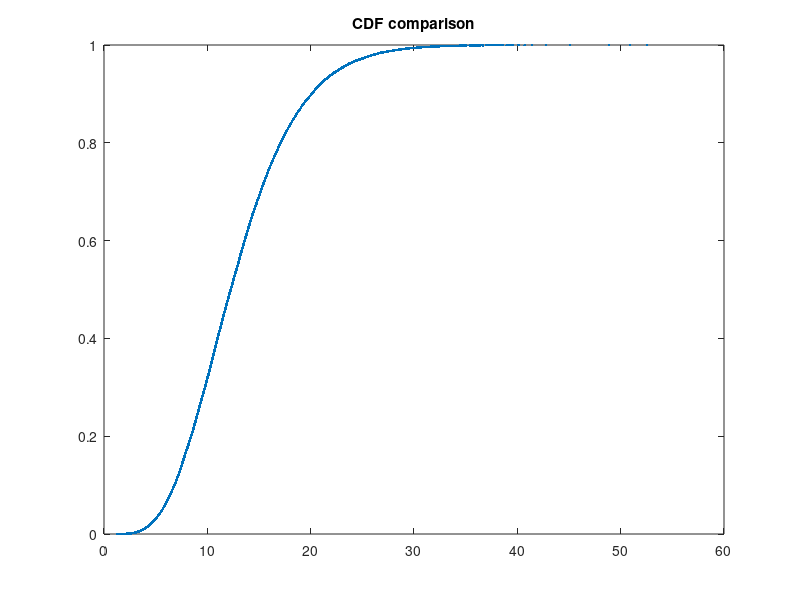

Reproduce this figure in MATLAB. (Note: this script raises an error after producing the figure.)
clear all;
close all;
clc;
format long;

fID = fopen("TraceA-III.txt", 'r');
Tr = fscanf(fID, "%f\n",[1 Inf]);
Tr = Tr';

Dim = size(Tr, 1);
FirstMoment = mean(Tr)
SecondMoment = sum(Tr.^2)/Dim
ThirdMoment = sum(Tr.^3)/Dim
cv = std(Tr)/FirstMoment;
X_axes = (0:(floor(max(Tr))+1)*10)/10;
plot(sort(Tr), (1:Dim)/Dim, ".", 'DisplayName', 'Empirical');
title("CDF comparison");
hold on;


% Uniform
a = FirstMoment - sqrt(12*(SecondMoment - FirstMoment^2))/2;
b = FirstMoment + sqrt(12*(SecondMoment - FirstMoment^2))/2;
plot(X_axes, Unif_cdf(X_axes, [a,b]), "Red", 'DisplayName', 'Uniform');

% Exponential
lambdaExp = 1/FirstMoment;
plot(X_axes, Exp_cdf(X_axes, lambdaExp), "Green", 'DisplayName', 'Exponential');

% Erlang, deve avere cv <= 1
% cv = 1/(k^(1/2))
k = round((FirstMoment^2)/(SecondMoment-FirstMoment^2));
lambdaErl = k/FirstMoment;
plot(X_axes, Erlang_cdf(X_axes, [lambdaErl,k]), "Black", 'DisplayName', 'Erlang');
%plot(X_axes, cdf("Gamma", X_axes, k, 1/lambdaErl), "Yellow");

global M1
global M2
M1 = FirstMoment;
M2 = SecondMoment;

% Weibull
ParametersWeibull = fsolve(@(params)Weibull_momentsEquation(params), [1, 1]);
%plot(X_axes, cdf("Weibull", X_axes, ParametersWeibull(1), ParametersWeibull(2)), "Yellow");
plot(X_axes, Weibull_cdf(X_axes, [ParametersWeibull(1), ParametersWeibull(2)]), "Cyan", 'DisplayName', 'Weibull');

% Pareto
ParametersPareto = fsolve(@(params)Pareto_momentsEquation(params), [10, 10]);
plot(X_axes, Pareto_cdf(X_axes, [ParametersPareto(1), ParametersPareto(2)]), "Magenta", 'DisplayName', 'Pareto');

% Hyper exponential, deve avere cv >= 1
ParametersHyperExp = mle(Tr, "pdf", @(x, lambda1, lambda2, prob)HyperExp_pdf(x, [lambda1, lambda2, prob]), "Start", [0.8/FirstMoment, 1.2/FirstMoment, 0.4]);
%plot(X_axes, HyperExp_cdf(X_axes, ParametersHyperExp), "Yellow", 'DisplayName', 'HyperExp');

% Hypo exponential, deve avere cv < 1
% cv = ((lambda1^2 + lambda2^2)^(1/2)) / (lambda1+lambda2)
ParametersHypoExp = mle(Tr, "pdf", @(x, lambda1, lambda2)HypoExp_pdf(x, [lambda1, lambda2]), "Start", [1/(0.3*FirstMoment), 1/(0.7*FirstMoment)]);
plot(X_axes, HypoExp_cdf(X_axes, ParametersHypoExp), 'DisplayName', 'HypoExp');

legend;


figure;
plot(sort(Tr), (1:Dim)/Dim, ".", 'DisplayName', 'Empirical', 'Color', [0 1 0]);
title("CDF comparison");
hold on;
plot(X_axes, Erlang_cdf(X_axes, [lambdaErl,k]), "-", 'DisplayName', 'Erlang', 'Color', [0 0 0]);

legend;